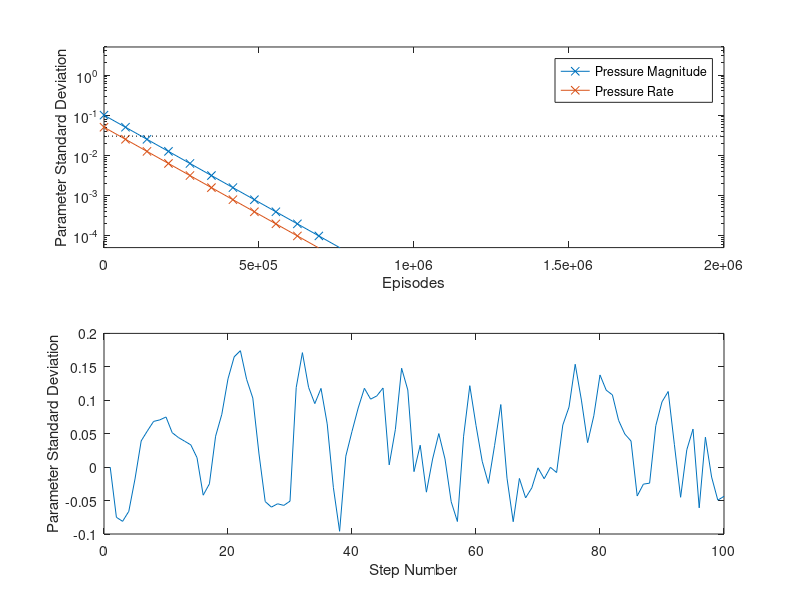

Here is the MATLAB script that generated this plot:
% Trying to get handle on how quickly exploration noise should decay for DDPG (and TD3).
% https://ch.mathworks.com/help/reinforcement-learning/ref/rl.option.rlddpgagentoptions.html
clear;

% The set of input parameters.
StandardDeviation = [0.1;0.05];
StandardDeviationDecayRate = 1e-5;
MeanAttractionConstant=0.30;
Mean=0;
n=50;
Ns=100;
Ts=1;

% The half-life decay of SD with episode number.
halflife = log(0.5)/log(1-StandardDeviationDecayRate);
SD1t=2*StandardDeviation(1)*cumprod(ones([1 n])/2);
SD2t=2*StandardDeviation(2)*cumprod(ones([1 n])/2);
t=halflife*((1:n)-1);

% The OU noise by step number, within an episode.
v=zeros([1 Ns]);
v(1)=0.0;
for i=1:(Ns-1)
    v(i+1) = v(i) + MeanAttractionConstant.*(Mean - v(i)).*Ts + StandardDeviation(2).*randn(size(Mean)).*sqrt(Ts);
end



% Plot.
figure(4); clf;
% SD vs episode number.
subplot(211);
semilogy(t,SD1t,'-x','DisplayName','Pressure Magnitude'); hold on;
semilogy(t,SD2t,'-x','DisplayName','Pressure Rate');
xlim([0 2e6]);
ylim([5e-5 5e0]);
semilogy(xlim(), 0.03*[1 1],':k','HandleVisibility','off');
xlabel('Episodes');
ylabel('Parameter Standard Deviation');
legend();
% OU noise vs step number.
subplot(212);
plot(1:Ns,v);
xlabel('Step Number');
ylabel('Parameter Standard Deviation');



